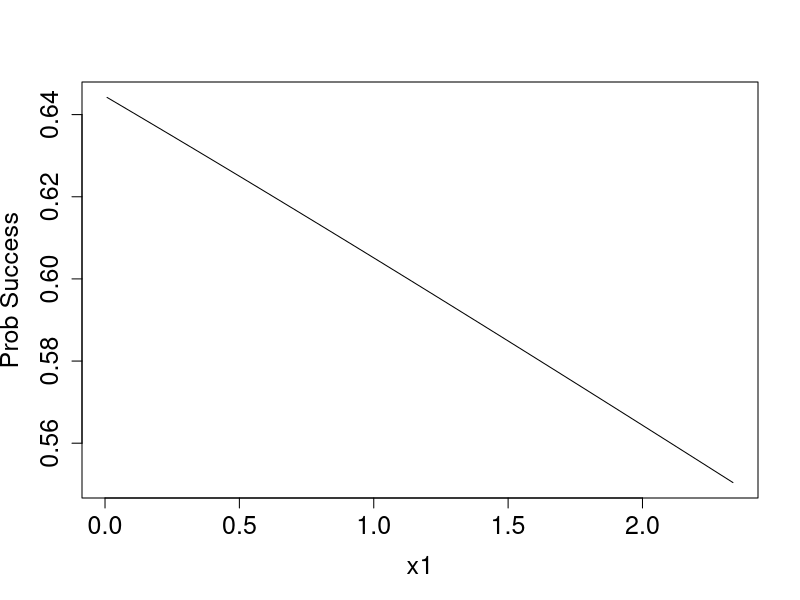

The R source for this figure:
## ---- chunk 1
dat <- read.csv("Homework 3 Data.csv")
head(dat)
## ---- chunk 2
fit <- glm(y ~ x1 + x2, family = binomial, data = dat)
summary(fit)
## ---- chunk 3
betas <- coef(fit)
x1 <- plogis(betas[1] + betas[2]*0 + betas[3]*0)
x1i <- plogis(betas[1] + betas[2]*1 + betas[3]*0)

log((x1i / (1 -x1i)) / (x1 / (1-x1)))
## ---- chunk 4
x2 <- plogis(betas[1] + betas[2]*0 + betas[3]*0)
x2i <- plogis(betas[1] + betas[2]*0 + betas[3]*1)

log((x2i / (1-x2i)) / (x2 / (1-x2)))
## ---- chunk 5
#### Wald Test x1
tx1 <- betas[2] / summary(fit)[['coefficients']]['x1', 'Std. Error']
summary(fit)[['coefficients']]['x1', 'z value']

#### p-value
2 * pnorm(-1 * abs(tx1), mean = 0, sd = 1)
summary(fit)[['coefficients']]['x1', 'Pr(>|z|)']

####wald Test x2b
tx2b <- betas[3] / summary(fit)[['coefficients']]['x2b', 'Std. Error']
summary(fit)[['coefficients']]['x2b', 'z value']

# p-value
2 * pnorm(-1 * abs(tx2b), mean = 0, sd = 1) 
summary(fit)[['coefficients']]['x2b', 'Pr(>|z|)']
## ---- chunk 6
xv <- seq(from = min(dat$x1), to = max(dat$x1), length.out = 100)
y <- betas[1] + betas[2] * xv
plot(x=xv, y = plogis(y), ylab = 'Prob Success', xlab = 'x1', 
     cex.axis = 1.5, cex.lab = 1.5, type = 'l')
